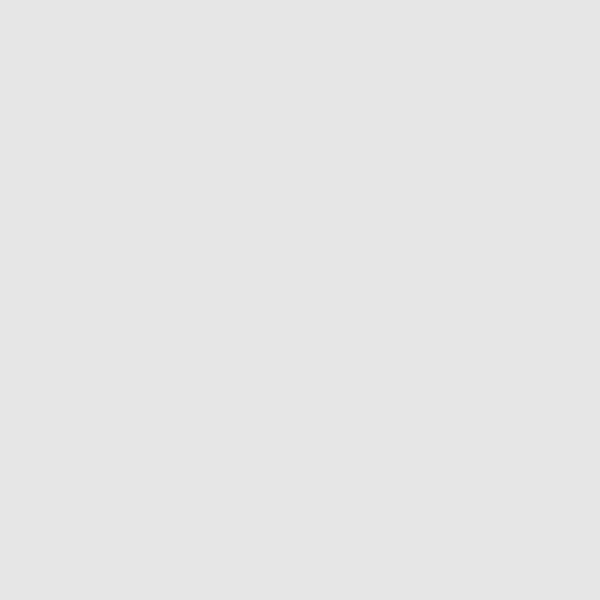
Frame 1 (no input)
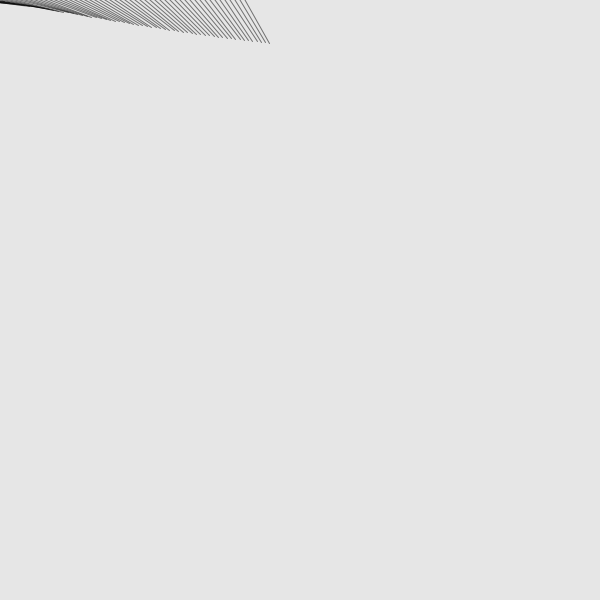
Frame 60 (the mouse pressed at the canvas centre just before this capture)
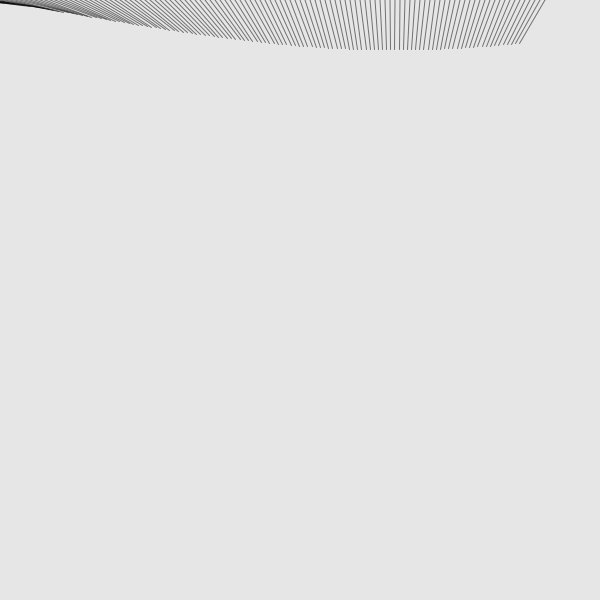
Frame 120 (the mouse held since frame 60 and released just before this capture)

The Processing sketch that drew these frames (run headless with seeded random() and noise(); from frame 60 on, the mouse is pressed at the canvas centre):

// Processing sketch: sketch_13
// ── sketch_13.pde
// this sketch draws a pattern by moving a rotating 
// line from the top to bottom of the screen, and 
// then over to the right, then repeating. 

// change the sketch so that it draws from left to right, 
// then down, instead. change either the translate function 
// or the conditional to do this.

float x = -50; 
float y = 0;
float angle = 0;

void setup() {
  size(600, 600);
  background(230);
  rectMode(CENTER);
}

void draw() {
  pushMatrix();
  translate(x, y);
  rotate(radians(frameCount + y));

  stroke(0, 130);
  line(-50, 0, 50, 0);

  popMatrix();

  x+=5;

  if (x > width + 50) {
    y += 70;
    x = -50;
  }
}
